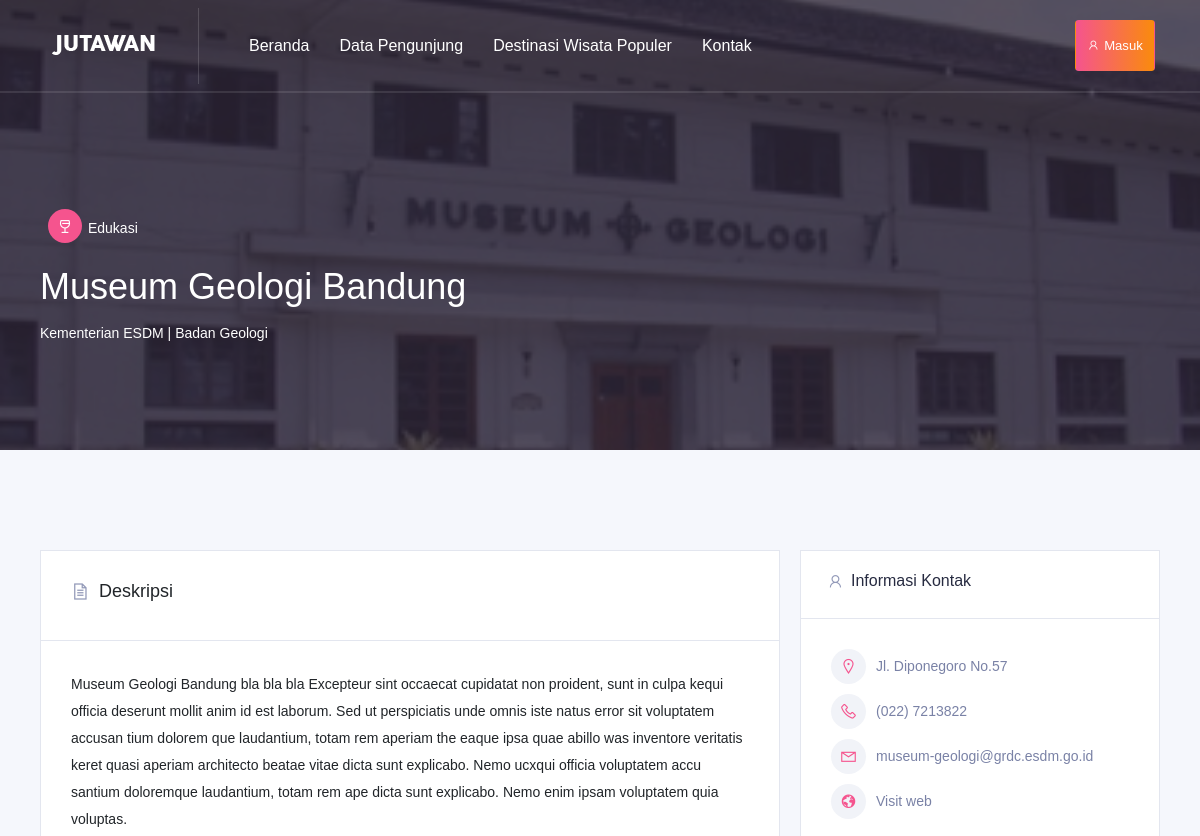
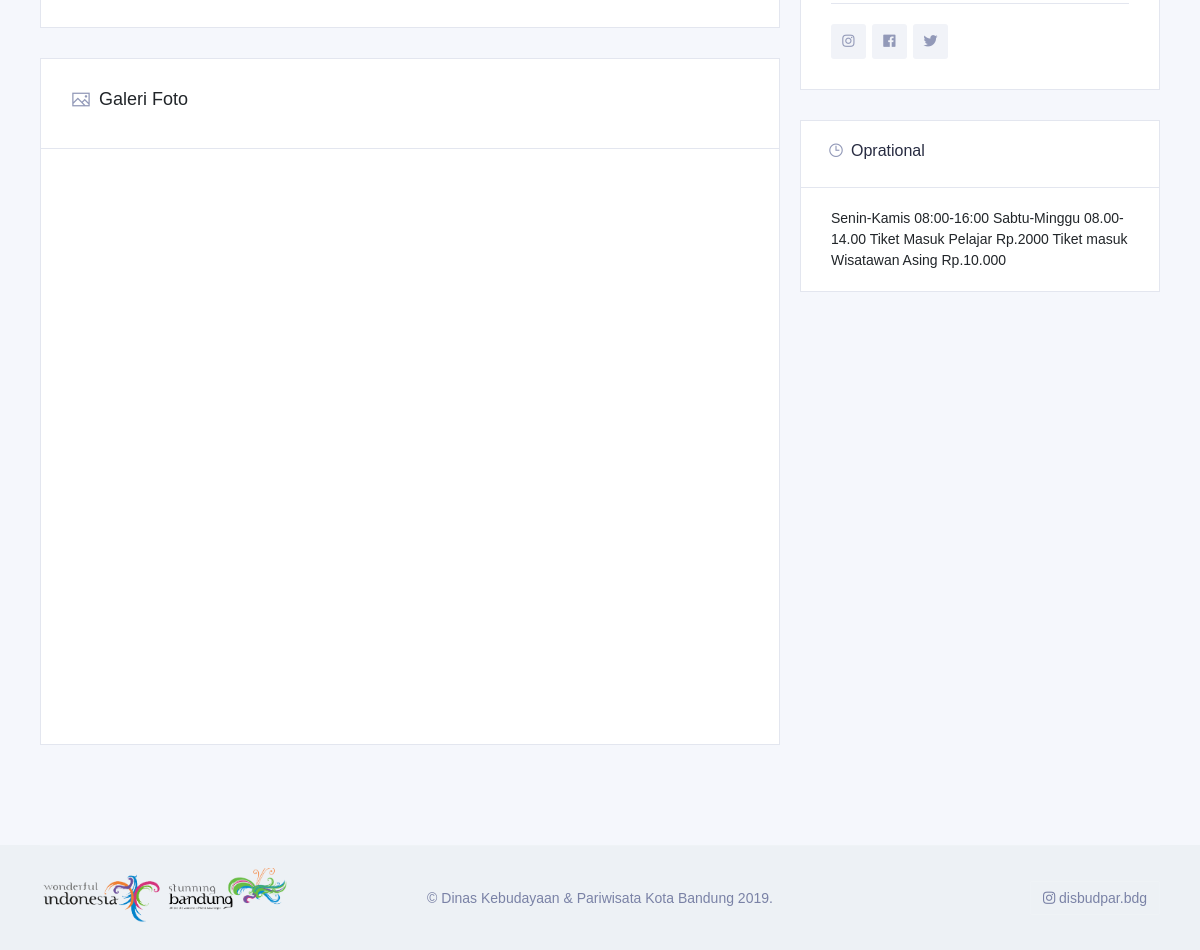
The app's page /listing/detail/1 with its own data (2 pictures, top to bottom).
### tables this page shows
CREATE TABLE `lokasi` (
  `id` int(11) NOT NULL,
  `nama_lks` varchar(128) NOT NULL,
  `kategori` int(11) NOT NULL,
  `deskripsi` text NOT NULL,
  `tagline` varchar(128) NOT NULL,
  `tiket` int(11) NOT NULL,
  `alamat` varchar(128) NOT NULL,
  `no_tlp` varchar(128) NOT NULL,
  `email` varchar(128) NOT NULL,
  `website` varchar(128) NOT NULL,
  `sosmed` int(11) NOT NULL,
  `oprational` varchar(128) NOT NULL,
  `photo` varchar(128) NOT NULL,
  `video` varchar(128) NOT NULL,
  `iduser` int(11) NOT NULL
);

CREATE TABLE `kategori` (
  `id` int(11) NOT NULL,
  `name` varchar(128) NOT NULL,
  `icon` varchar(128) NOT NULL,
  `is_active` int(11) NOT NULL
);

CREATE TABLE `sosmed` (
  `id` int(11) NOT NULL,
  `facebook` varchar(128) NOT NULL,
  `instagram` varchar(128) NOT NULL,
  `twitter` varchar(128) NOT NULL
);

### application/controllers/Listing.php (called while the page is built, shortened)
<?php
class Listing extends CI_Controller
{
    public function __construct()
    {
        $this->load->model('home_model');
    }
    public function detail($id)
	{
		$data['title'] = 'Detil Tempat';
		$data['list'] = $this->home_model->getListById($id);
		$this->load->view('templates/home/header', $data);
		$this->load->view('templates/home/header_detil', $data);
		$this->load->view('home/detail', $data);
		$this->load->view('templates/home/footer', $data);
	}
}

### index.php (called while the page is built, shortened)
<?php
require_once BASEPATH.'core/CodeIgniter.php';

### application/models/Home_model.php (called while the page is built, shortened)
<?php
class Home_model extends CI_Model
{
    public function getListById($id)
    {
        return $this->db->query("SELECT * FROM lokasi JOIN sosmed ON sosmed.id = lokasi.sosmed JOIN kategori ON kategori.id = lokasi.kategori WHERE lokasi.id = $id")->row_array();
    }
}

### application/views/home/detail.php (the view, shortened to what this page needs)
    <div class="listing-info content_above">
        <div class="container">
            <div class="row">
                <div class="col-lg-8 col-md-7">
                    <ul class="list-unstyled listing-info--meta">
                        <li>
                            <div class="atbd_listing_category">
                                <a href=""><span class="la la-glass"></span><?= $list['name']; ?></a>
                            </div>
                        </li>
                    </ul>
                    <h1><?= $list['nama_lks']; ?></h1>
                    <p class="subtitle"><?= $list['tagline']; ?></p>
                </div>
            </div>
        </div>
    </div>
</section>
<section class="directory_listiing_detail_area single_area section-bg section-padding-strict">
    <div class="container">
        <div class="row">
            <div class="col-lg-8">
                <div class="atbd_content_module atbd_listing_details">
                    <div class="atbd_content_module__tittle_area">
                        <div class="atbd_area_title">
                            <h4><span class="la la-file-text-o"></span>Deskripsi</h4>
                        </div>
                    </div>
                    <div class="atbdb_content_module_contents">
                        <p><?= $list['deskripsi']; ?></p>
                    </div>
                </div>
                <div class="atbd_content_module atbd_listing_gallery">
                    <div class="atbd_content_module__tittle_area">
                        <div class="atbd_area_title">
                            <h4><span class="la la-image"></span>Galeri Foto</h4>
                        </div>
                    </div>
                    <div class="atbdb_content_module_contents">
                        <div class="gallery-wrapper">
                            <div class="gallery-images">
                                <div class="single-image">
                                    <img src="<?= base_url('assets/admin/'); ?>img/cover/<?= $list['photo']; ?>" alt="">
                                </div>
                            </div>
                            <div class="gallery-thumbs">
                                <div class="single-thumb">
                                    <img src="<?= base_url('assets/admin/'); ?>img/cover/<?= $list['photo']; ?>" alt="">
                                </div>
                                <div class="single-thumb">
                                    <img src="<?= base_url('assets/admin/'); ?>img/cover/<?= $list['photo']; ?>" alt="">
                                </div>
                                <div class="single-thumb">
                                    <img src="<?= base_url('assets/admin/'); ?>img/cover/<?= $list['photo']; ?>" alt="">
                                </div>
                                <div class="single-thumb">
                                    <img src="<?= base_url('assets/admin/'); ?>img/cover/<?= $list['photo']; ?>" alt="">
                                </div>
                                <div class="single-thumb">
                                    <img src="<?= base_url('assets/admin/'); ?>img/cover/<?= $list['photo']; ?>" alt="">
                                </div>
                            </div>
                        </div>
                    </div>
                </div>
            </div>
            <div class="col-lg-4 mt-5 mt-lg-0">
            <div class="widget atbd_widget widget-card">
                    <div class="atbd_widget_title">
                        <h4><span class="la la-user"></span>Informasi Kontak</h4>
                    </div>
                    <div class="widget-body atbd_author_info_widget">
                        <div class="atbd_widget_contact_info">
                            <ul>
                                <li>
                                    <span class="la la-map-marker"></span>
                                    <span class="atbd_info"><?= $list['alamat']; ?></span>
                                </li>
                                <li>
                                    <span class="la la-phone"></span>
                                    <span class="atbd_info"><?= $list['no_tlp']; ?></span>
                                </li>
                                <li>
                                    <span class="la la-envelope"></span>
                                    <span class="atbd_info"><?= $list['email']; ?></span>
                                </li>
                                <li>
                                    <span class="la la-globe"></span>
                                    <a href="<?= $list['website']; ?>" class="atbd_info">Visit web</a>
                                </li>
                            </ul>
                        </div>
                        <div class="atbd_social_wrap">
                            <p><a href="<?= $list['instagram']; ?>"><span class="fab fa-instagram"></span></a></p>
                            <p><a href="<?= $list['facebook']; ?>"><span class="fab fa-facebook-f"></span></a></p>
                            <p><a href="<?= $list['twitter']; ?>"><span class="fab fa-twitter"></span></a></p>
                        </div>
                    </div>
                </div>
                <div class="widget atbd_widget widget-card">
                    <div class="atbd_widget_title">
                        <h4><span class="la la-clock-o"></span> Oprational</h4>
                    </div>
                    <div class="directory_open_hours">
                        <ul>
                            <li class="atbd_open">
                                <?= $list['oprational']; ?>
                            </li>
                        </ul>
                    </div>
                </div>
            </div>
        </div>
    </div>
</section>

### application/views/templates/home/header.php (shortened to what this page needs)
<!DOCTYPE html>
<html lang="en">
<head>
    <link rel="stylesheet" href="<?= base_url('assets/home/'); ?>vendor_assets/css/bootstrap/bootstrap.css">
    <link rel="stylesheet" href="<?= base_url('assets/home/'); ?>vendor_assets/css/brands.css">
    <link rel="stylesheet" href="<?= base_url('assets/home/'); ?>vendor_assets/css/fontawesome.min.css">
    <link rel="stylesheet" href="<?= base_url('assets/home/'); ?>vendor_assets/css/jquery-ui.css">
    <link rel="stylesheet" href="<?= base_url('assets/home/'); ?>vendor_assets/css/jquery.mCustomScrollbar.css">
    <link rel="stylesheet" href="<?= base_url('assets/home/'); ?>vendor_assets/css/line-awesome.min.css">
    <link rel="stylesheet" href="<?= base_url('assets/home/'); ?>vendor_assets/css/magnific-popup.css">
    <link rel="stylesheet" href="<?= base_url('assets/home/'); ?>vendor_assets/css/owl.carousel.min.css">
    <link rel="stylesheet" href="<?= base_url('assets/home/'); ?>vendor_assets/css/select2.min.css">
    <link rel="stylesheet" href="<?= base_url('assets/home/'); ?>vendor_assets/css/slick.css">
    <link rel="stylesheet" href="<?= base_url('assets/home/'); ?>style.css">
    <link href="<?= base_url('assets/eliteadmin/'); ?>css/style.min.css" rel="stylesheet">
</head>
<body>

### application/views/templates/home/header_detil.php (shortened to what this page needs)
<section class="listing-details-wrapper bgimage">
<div class="bg_image_holder"><img src="<?= base_url('assets/admin/'); ?>img/cover/<?= $list['photo']; ?>" alt=""></div>
        <div class="mainmenu-wrapper">
            <div class="menu-area menu1 menu--light">
                <div class="top-menu-area">
                    <div class="container-fluid">
                        <div class="row">
                            <div class="col-lg-12">
                                <div class="menu-fullwidth">
                                    <div class="logo-wrapper order-lg-0 order-sm-1">
                                        <div class="logo logo-top">
                                            <a href="<?= base_url(); ?>"><img src="<?= base_url('assets/home/'); ?>img/logo-white.png" alt="logo image" class="img-fluid"></a>
                                        </div>
                                    </div>
                                    <div class="menu-container order-lg-1 order-sm-0">
                                        <div class="d_menu">
                                            <nav class="navbar navbar-expand-lg mainmenu__menu">
                                                <div class="collapse navbar-collapse" id="direo-navbar-collapse">
                                                    <ul class="navbar-nav">
                                                        <li>
                                                            <a href="<?= base_url(); ?>">Beranda</a>
                                                        </li>
                                                        <li>
                                                            <a href="#">Data Pengunjung</a>
                                                        </li>
                                                        <li>
                                                            <a href="#">Destinasi Wisata Populer</a>
                                                        </li>
                                                        <li>
                                                            <a href="#">Kontak</a>
                                                        </li>
                                                    </ul>
                                                </div>
                                            </nav>
                                        </div>
                                    </div>
                                    <div class="menu-right order-lg-2 order-sm-2">
                                        <div class="author-area">
                                            <div class="author__access_area">
                                                <ul class="d-flex list-unstyled align-items-center">
                                                    <li>
                                                        <a href="" data-toggle="modal" data-target="#login_modal" class="btn btn-xs btn-gradient btn-gradient-two">
                                                            <span class="la la-user" ></span> Masuk
                                                        </a>
                                                    </li>
                                                </ul>
                                            </div>
                                        </div>
                                    </div>
                                </div>
                            </div>
                        </div>
                    </div>
                </div>
            </div>
        </div>

### application/views/templates/home/footer.php (shortened to what this page needs)
    <footer class="footer-three footer-dark">
        <div class="footer-bottom">
            <div class="container">
                <div class="row">
                    <div class="col-lg-12">
                        <div class="footer-bottom--content">
                            <a href="http://www.disbudpar.bandung.go.id/" class="footer-logo"><img src="<?= base_url('assets/home/'); ?>img/stunning.png" alt="" style="width: 250px; height: auto;"></a>
                            <p class="m-0 copy-text">© Dinas Kebudayaan & Pariwisata Kota Bandung 2019.</a></p>
                            <ul class="list-unstyled lng-list">
                                <li><a href="http://instagram.com/disbudpar.bdg"><span class="instagram"><i class="fab fa-instagram"></i></span> disbudpar.bdg</a></li>
                            </ul>
                        </div>
                    </div>
                </div>
            </div>
        </div>
    </footer>
</body>
</html>

### records on screen
lokasi: kategori.name "Edukasi", nama_lks "Museum Geologi Bandung", tagline "Kementerian ESDM | Badan Geologi", deskripsi "Museum Geologi Bandung bla bla bla Excepteur sint occaecat cupidatat non proident, sunt in culpa kequi officia deserunt mollit anim id est laborum. Sed ut perspiciatis unde omnis iste natus error sit voluptatem accusan tium dolorem que laudantium, totam rem aperiam the eaque ipsa quae abillo was inventore veritatis keret quasi aperiam architecto beatae vitae dicta sunt explicabo. Nemo ucxqui officia voluptatem accu santium doloremque laudantium, totam rem ape dicta sunt explicabo. Nemo enim ipsam voluptatem quia voluptas.", photo (picture), alamat "Jl. Diponegoro No.57", no_tlp "(022) 7213822", email "museum-geologi@grdc.esdm.go.id", oprational "Senin-Kamis 08:00-16:00 Sabtu-Minggu 08.00-14.00 Tiket Masuk Pelajar Rp.2000 Tiket masuk Wisatawan Asing Rp.10.000"
